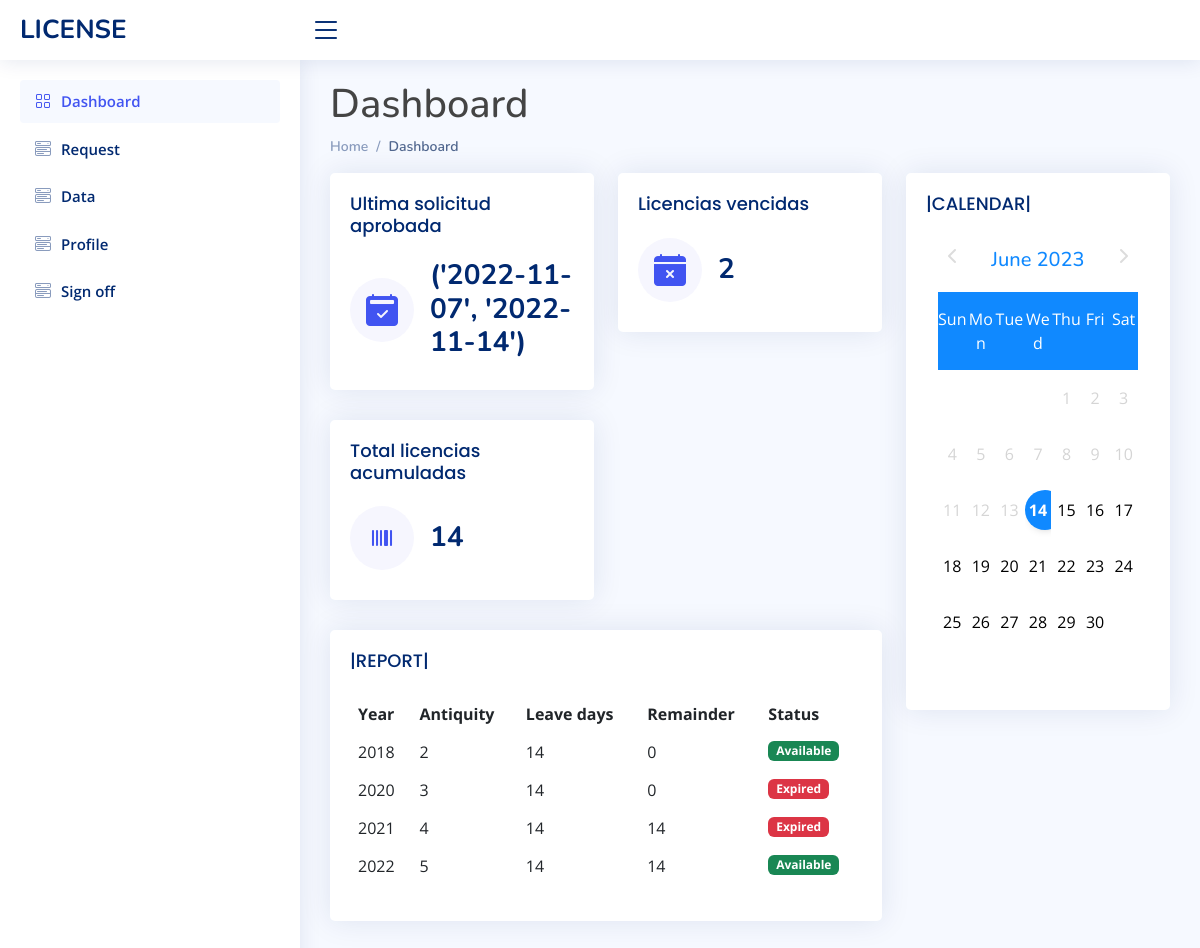
/dashboard/ (signed in), run on an earlier commit of the app's database.
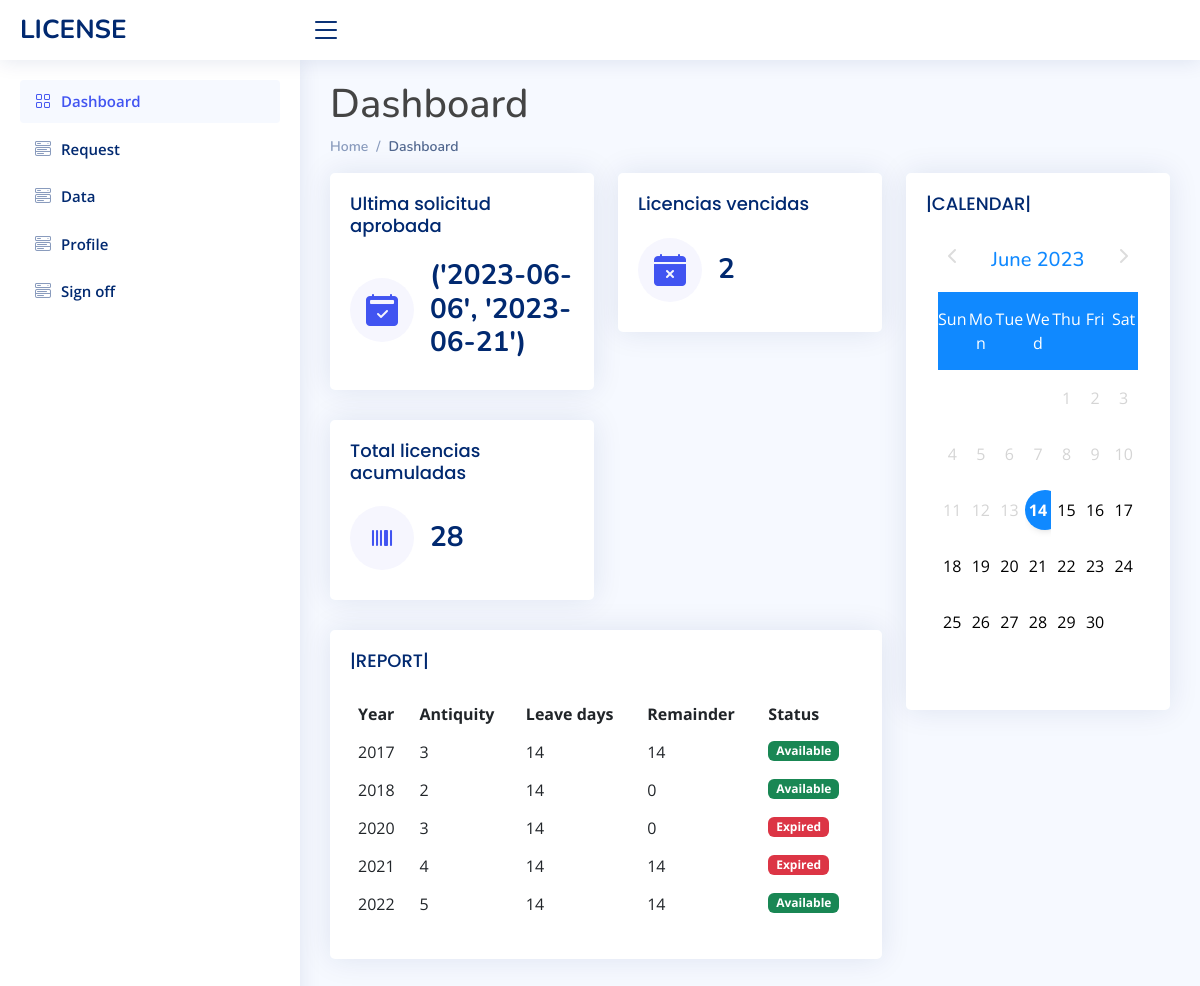
And on a later commit of the database.
### employeeDetail/models.py (models this page shows)
class EmployeeDetail(models.Model):
    employee = models.ForeignKey(Employee,on_delete=models.CASCADE)
    antiquity = models.CharField(max_length=15)
    leave_days = models.CharField(max_length=25)
    remainder = models.CharField(max_length=25)
    year = models.CharField(max_length=25)
    created = models.DateField(auto_now_add=True)
    status = models.BooleanField(default=False)

### employee/views.py (the view)
# urls.py: path('dashboard/', emp.dashboard_view, name='dashboard'),
@login_required
def dashboard_view(request):
    employee = request.user.profile.employee
    detail = EmployeeDetail.objects.filter(employee=employee).order_by('year')
    context = {'detail':detail}
    status = EmployeeDetail.objects.filter(employee=employee, status=True).count()
    detail_status ={'status': status}
    context.update(detail_status)
    remainder = EmployeeDetail.objects.filter(employee=employee, status=False).aggregate(total=Sum('remainder'))
    total_remainder ={'remain': remainder}
    context.update(total_remainder)
    license = RequestsLicense.objects.values_list('date_form', 'date_to').filter(employee=employee, status=1).order_by('fecha_actualizacion')[:1]
    ultimate_license = {'license':license}
    context.update(ultimate_license)
    return render (request,'perfil/empleado/dashboard.html',context)

### templates/perfil/empleado/dashboard.html (shortened to what the changed rows need)
{% extends "base.html" %}
{% block container %}
<h1>Dashboard</h1>
<section class="section dashboard">
  <div class="row">
    <div class="col-lg-8">
      <div class="row">
       <div class="col-xxl-4 col-md-6">
        <div class="card info-card sales-card">
          <div class="card-body">
            <div class="d-flex align-items-center">
              <div class="ps-3">
                {% for lic in license  %}
                  <h6>{{ lic }}</h6>
                {% endfor %}
              </div>
            </div>
          </div>
        </div>
      </div>
      <div class="col-xxl-4 col-md-6">
        <div class="card info-card sales-card">
          <div class="card-body">
            <div class="d-flex align-items-center">
              <div class="ps-3">
                <h6>{{ remain.total }}</h6>
              </div>
            </div>
          </div>
        </div>
      </div>
        <div class="col-12">
          <div class="card recent-sales overflow-auto">
            <div class="card-body">
              <table class="table table-borderless datatable">
                <thead>
                  <tr>
                    <th scope="col">Year</th>
                    <th scope="col">Antiquity</th>
                    <th scope="col">Leave days</th>
                    <th scope="col">Remainder</th>
                    <th scope="col">Status</th>
                  </tr>
                </thead>
                <tbody>
                  {% for d in detail %}
                  <tr>
                  <td>{{d.year}}</td>
                  <td>{{d.antiquity}}</td>
                  <td>{{d.leave_days}}</td>
                  <td>{{d.remainder}} </td>
                  {% if d.status == 1 %}
                      <td><span class="badge bg-danger">Expired</span></td>
                  {% else %}
                      <td><span class="badge bg-success">Available</span></td>
                  {% endif %}
                  </tr>
              {% endfor %}
                </tbody>
              </table>
            </div>
          </div>
        </div>
      </div>
    </div>
    <div class="col-lg-4">
      <div class="card">
        <div class="card-body">
          <div class="container">
            <div class="row">
              <div class="col-md-12">
                <div class="calendar calendar-first" id="calendar_first">
                  <div class="calendar_header">
                       <h2></h2>
                  </div>
                </div>
              </div>
            </div>
          </div>
        </div>
      </div>
    </div>
  </div>
</section>
{% endblock %}

What changed in the data, as far as the page shows it:
added EmployeeDetail: year "2017", antiquity "3", leave_days "14", remainder "14", status "Available"
Also different on the page:
{{ remain.total }}: "14" → "28"
new list line: "('2023-06-06', '2023-06-21')"
list line gone: "('2022-11-07', '2022-11-14')"
